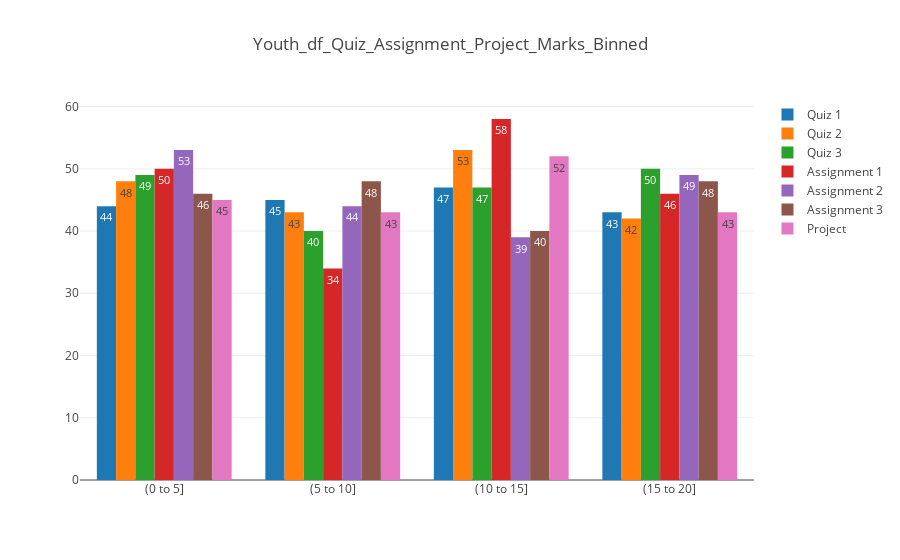

Notebook code for this chart:
### Code cell
# Quiz, Assignment, Project marks for the Children_df

trace18 = go.Bar(
    x=['(0 to 5]', '(5 to 10]', '(10 to 15]', '(15 to 20]'],
    y=list(youth_df_quiz_1_marks_binned),
    text=list(youth_df_quiz_1_marks_binned),
    textposition = 'auto',
    name='Quiz 1',

)

trace19 = go.Bar(
    x=['(0 to 5]', '(5 to 10]', '(10 to 15]', '(15 to 20]'],
    y=list(youth_df_quiz_2_marks_binned),
    text=list(youth_df_quiz_2_marks_binned),
    textposition = 'auto',
    name='Quiz 2'
)


trace20 = go.Bar(
    x=['(0 to 5]', '(5 to 10]', '(10 to 15]', '(15 to 20]'],
    y=list(youth_df_quiz_3_marks_binned),
    text=list(youth_df_quiz_3_marks_binned),
    textposition = 'auto',
    name='Quiz 3'
)


trace21 = go.Bar(
    x=['(0 to 5]', '(5 to 10]', '(10 to 15]', '(15 to 20]'],
    y=list(youth_df_assignment_1_marks_binned),
    text=list(youth_df_assignment_1_marks_binned),
    textposition = 'auto',
    name='Assignment 1'
)

trace22 = go.Bar(
    x=['(0 to 5]', '(5 to 10]', '(10 to 15]', '(15 to 20]'],
    y=list(youth_df_assignment_2_marks_binned),
    text=list(youth_df_assignment_2_marks_binned),
    textposition = 'auto',
    name='Assignment 2'
)

trace23 = go.Bar(
    x=['(0 to 5]', '(5 to 10]', '(10 to 15]', '(15 to 20]'],
    y=list(youth_df_assignment_3_marks_binned),
    text=list(youth_df_assignment_3_marks_binned),
    textposition = 'auto',
    name='Assignment 3'
)

trace24 = go.Bar(
    x=['(0 to 5]', '(5 to 10]', '(10 to 15]', '(15 to 20]'],
    y=list(youth_df_project_marks_binned),
    text=list(youth_df_project_marks_binned),
    textposition = 'auto',
    name='Project'
)


data = [trace18, trace19, trace20, trace21, trace22, trace23, trace24]
layout = go.Layout(
    barmode='group',
    title='Youth_df_Quiz_Assignment_Project_Marks_Binned'
)

fig = go.Figure(data=data, layout=layout)
py.iplot(fig, filename='grouped-bar')

### Figure 1 — Plotly figure (JSON) as saved in the notebook; plotly's stock layout.template omitted (floating-point values rounded to 4 significant figures)
{"data": [{"name": "Quiz 1", "text": ["44", "45", "47", "43"], "textposition": "auto", "type": "bar", "uid": "e34c4f00-c413-11e8-813c-d54112adc950", "x": ["(0 to 5]", "(5 to 10]", "(10 to 15]", "(15 to 20]"], "y": [44, 45, 47, 43]}, {"name": "Quiz 2", "text": ["48", "43", "53", "42"], "textposition": "auto", "type": "bar", "uid": "e34c5072-c413-11e8-813c-d54112adc950", "x": ["(0 to 5]", "(5 to 10]", "(10 to 15]", "(15 to 20]"], "y": [48, 43, 53, 42]}, {"name": "Quiz 3", "text": ["49", "40", "47", "50"], "textposition": "auto", "type": "bar", "uid": "e34c5126-c413-11e8-813c-d54112adc950", "x": ["(0 to 5]", "(5 to 10]", "(10 to 15]", "(15 to 20]"], "y": [49, 40, 47, 50]}, {"name": "Assignment 1", "text": ["50", "34", "58", "46"], "textposition": "auto", "type": "bar", "uid": "e34c51b2-c413-11e8-813c-d54112adc950", "x": ["(0 to 5]", "(5 to 10]", "(10 to 15]", "(15 to 20]"], "y": [50, 34, 58, 46]}, {"name": "Assignment 2", "text": ["53", "44", "39", "49"], "textposition": "auto", "type": "bar", "uid": "e34c523e-c413-11e8-813c-d54112adc950", "x": ["(0 to 5]", "(5 to 10]", "(10 to 15]", "(15 to 20]"], "y": [53, 44, 39, 49]}, {"name": "Assignment 3", "text": ["46", "48", "40", "48"], "textposition": "auto", "type": "bar", "uid": "e34c52c0-c413-11e8-813c-d54112adc950", "x": ["(0 to 5]", "(5 to 10]", "(10 to 15]", "(15 to 20]"], "y": [46, 48, 40, 48]}, {"name": "Project", "text": ["45", "43", "52", "43"], "textposition": "auto", "type": "bar", "uid": "e34c5338-c413-11e8-813c-d54112adc950", "x": ["(0 to 5]", "(5 to 10]", "(10 to 15]", "(15 to 20]"], "y": [45, 43, 52, 43]}], "layout": {"barmode": "group", "title": "Youth_df_Quiz_Assignment_Project_Marks_Binned"}}
